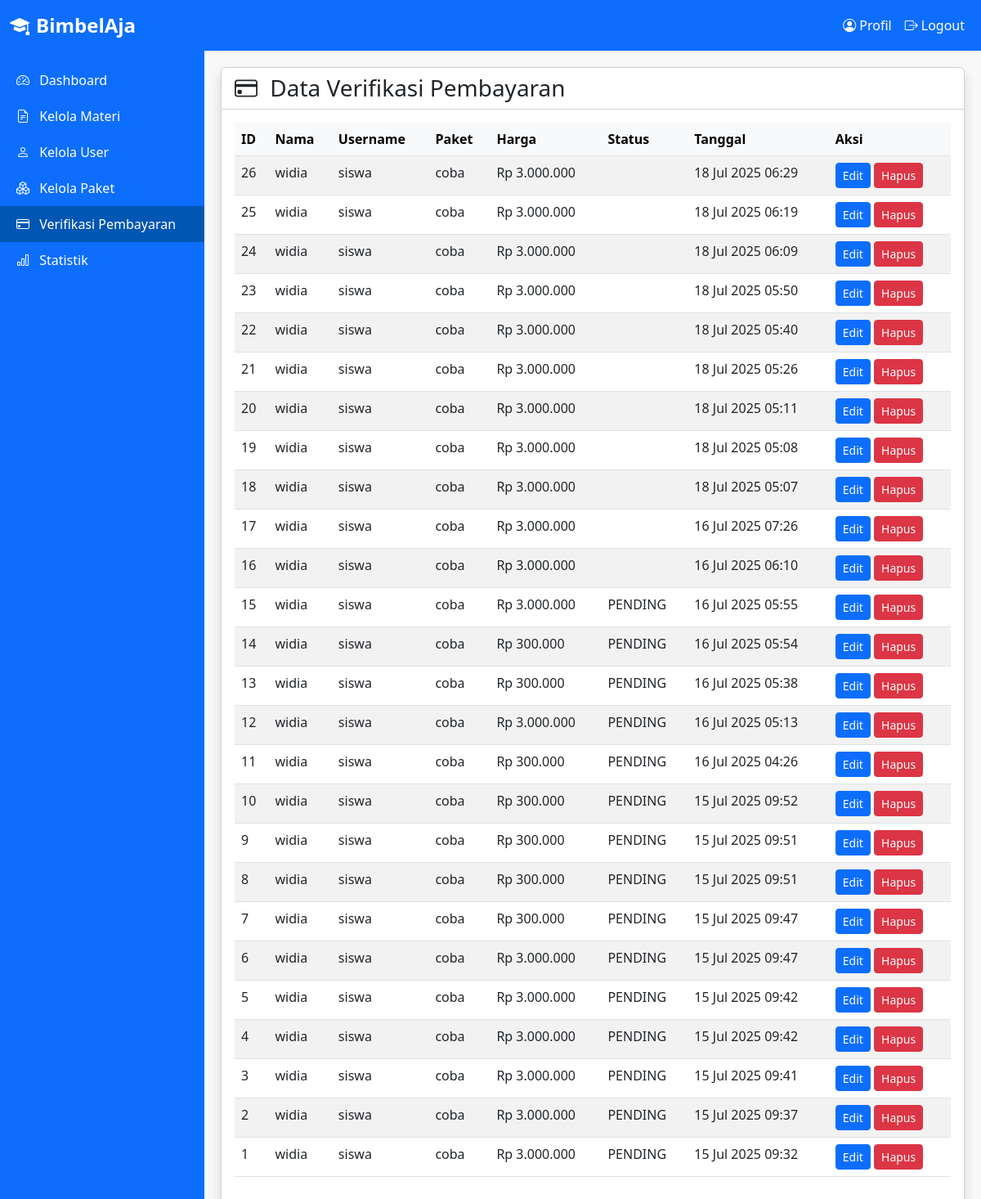
The app's page /admin/verifikasi_pembayaran.php (signed in) with its own data.
### tables this page shows
CREATE TABLE `pembayaran` (
  `id` int(11) NOT NULL,
  `user_id` int(11) DEFAULT NULL,
  `paket` varchar(50) DEFAULT NULL,
  `harga` int(11) DEFAULT NULL,
  `metode` varchar(50) DEFAULT NULL,
  `kode_unik` varchar(50) DEFAULT NULL,
  `status` enum('pending','lunas','ditolak') DEFAULT 'pending',
  `tanggal` datetime DEFAULT current_timestamp(),
  `bukti_transfer` varchar(255) DEFAULT NULL,
  `kode_bayar` varchar(20) DEFAULT NULL
);

CREATE TABLE `users` (
  `id` int(11) NOT NULL,
  `username` varchar(50) NOT NULL,
  `password` varchar(255) NOT NULL,
  `role` enum('admin','tutor','siswa','kasir') DEFAULT NULL,
  `nama` varchar(100) DEFAULT NULL,
  `keahlian` varchar(100) DEFAULT NULL,
  `kelas` varchar(10) DEFAULT NULL,
  `jenjang` varchar(20) DEFAULT NULL
);

### admin/verifikasi_pembayaran.php (the view, shortened to what this page needs)
<?php
include '../config/database.php';
include '../includes/admin_header.php';
$query = "SELECT p.*, u.username, u.nama
          FROM pembayaran p
          JOIN users u ON p.user_id = u.id
          ORDER BY p.tanggal DESC";
$result = $conn->query($query);
?>
<div class="content">
  <div class="card shadow">
    <div class="card-header bg-white">
      <h3 class="card-title mb-0"><i class="bi bi-credit-card me-2"></i> Data Verifikasi Pembayaran</h3>
    </div>
    <div class="card-body">
      <div class="table-responsive">
        <table class="table table-striped table-hover">
          <thead class="table-light">
            <tr>
              <th>ID</th>
              <th>Nama</th>
              <th>Username</th>
              <th>Paket</th>
              <th>Harga</th>
              <th>Status</th>
              <th>Tanggal</th>
              <th>Aksi</th>
            </tr>
          </thead>
          <tbody>
            <?php if ($result && $result->num_rows > 0): ?>
              <?php while ($row = $result->fetch_assoc()): ?>
                <tr>
                  <td><?= $row['id'] ?></td>
                  <td><?= htmlspecialchars($row['nama']) ?></td>
                  <td><?= htmlspecialchars($row['username']) ?></td>
                  <td><?= htmlspecialchars($row['paket']) ?></td>
                  <td>Rp <?= number_format($row['harga'], 0, ',', '.') ?></td>
                  <td class="status-<?= $row['status'] ?>"><?= strtoupper($row['status']) ?></td>
                  <td><?= date('d M Y H:i', strtotime($row['tanggal'])) ?></td>
                  <td>
                    <button class="btn btn-sm btn-primary btn-edit"
                      data-id="<?= $row['id'] ?>"
                      data-nama="<?= htmlspecialchars($row['nama']) ?>"
                      data-username="<?= htmlspecialchars($row['username']) ?>"
                      data-paket="<?= htmlspecialchars($row['paket']) ?>"
                      data-harga="<?= number_format($row['harga'], 0, ',', '.') ?>"
                      data-status="<?= $row['status'] ?>"
                      data-bs-toggle="modal"
                      data-bs-target="#editModal">
                      Edit
                    </button>
                    <a href="?action=delete&id=<?= $row['id'] ?>"
                       onclick="return confirm('Yakin ingin menghapus pembayaran ini?')"
                       class="btn btn-sm btn-danger">Hapus</a>
                  </td>
                </tr>
              <?php endwhile; ?>
            <?php else: ?>
              <tr><td colspan="8" class="text-center">Tidak ada data pembayaran</td></tr>
            <?php endif; ?>
          </tbody>
        </table>
      </div>
    </div>
  </div>
</div>
<?php include '../includes/admin_footer.php'; ?>

### includes/admin_header.php (style rules this page uses)
body { font-family: 'Segoe UI', sans-serif; background-color: #f9f9f9; }
.content { margin-left: 250px; padding: 20px; }

### records on screen
pembayaran: id "26", user.nama "widia", user.username "siswa", paket "coba", harga "3.000.000", tanggal "18 Jul 2025 06:29"
pembayaran: id "25", user.nama "widia", user.username "siswa", paket "coba", harga "3.000.000", tanggal "18 Jul 2025 06:19"
pembayaran: id "24", user.nama "widia", user.username "siswa", paket "coba", harga "3.000.000", tanggal "18 Jul 2025 06:09"
pembayaran: id "23", user.nama "widia", user.username "siswa", paket "coba", harga "3.000.000", tanggal "18 Jul 2025 05:50"
pembayaran: id "22", user.nama "widia", user.username "siswa", paket "coba", harga "3.000.000", tanggal "18 Jul 2025 05:40"
pembayaran: id "21", user.nama "widia", user.username "siswa", paket "coba", harga "3.000.000", tanggal "18 Jul 2025 05:26"
pembayaran: id "20", user.nama "widia", user.username "siswa", paket "coba", harga "3.000.000", tanggal "18 Jul 2025 05:11"
pembayaran: id "19", user.nama "widia", user.username "siswa", paket "coba", harga "3.000.000", tanggal "18 Jul 2025 05:08"
pembayaran: id "18", user.nama "widia", user.username "siswa", paket "coba", harga "3.000.000", tanggal "18 Jul 2025 05:07"
pembayaran: id "17", user.nama "widia", user.username "siswa", paket "coba", harga "3.000.000", tanggal "16 Jul 2025 07:26"
pembayaran: id "16", user.nama "widia", user.username "siswa", paket "coba", harga "3.000.000", tanggal "16 Jul 2025 06:10"
pembayaran: id "15", user.nama "widia", user.username "siswa", paket "coba", harga "3.000.000", status "PENDING", tanggal "16 Jul 2025 05:55"
pembayaran: id "14", user.nama "widia", user.username "siswa", paket "coba", harga "300.000", status "PENDING", tanggal "16 Jul 2025 05:54"
pembayaran: id "13", user.nama "widia", user.username "siswa", paket "coba", harga "300.000", status "PENDING", tanggal "16 Jul 2025 05:38"
pembayaran: id "12", user.nama "widia", user.username "siswa", paket "coba", harga "3.000.000", status "PENDING", tanggal "16 Jul 2025 05:13"
pembayaran: id "11", user.nama "widia", user.username "siswa", paket "coba", harga "300.000", status "PENDING", tanggal "16 Jul 2025 04:26"
pembayaran: id "10", user.nama "widia", user.username "siswa", paket "coba", harga "300.000", status "PENDING", tanggal "15 Jul 2025 09:52"
pembayaran: id "9", user.nama "widia", user.username "siswa", paket "coba", harga "300.000", status "PENDING", tanggal "15 Jul 2025 09:51"
pembayaran: id "8", user.nama "widia", user.username "siswa", paket "coba", harga "300.000", status "PENDING", tanggal "15 Jul 2025 09:51"
pembayaran: id "7", user.nama "widia", user.username "siswa", paket "coba", harga "300.000", status "PENDING", tanggal "15 Jul 2025 09:47"
pembayaran: id "6", user.nama "widia", user.username "siswa", paket "coba", harga "3.000.000", status "PENDING", tanggal "15 Jul 2025 09:47"
pembayaran: id "5", user.nama "widia", user.username "siswa", paket "coba", harga "3.000.000", status "PENDING", tanggal "15 Jul 2025 09:42"
pembayaran: id "4", user.nama "widia", user.username "siswa", paket "coba", harga "3.000.000", status "PENDING", tanggal "15 Jul 2025 09:42"
pembayaran: id "3", user.nama "widia", user.username "siswa", paket "coba", harga "3.000.000", status "PENDING", tanggal "15 Jul 2025 09:41"
pembayaran: id "2", user.nama "widia", user.username "siswa", paket "coba", harga "3.000.000", status "PENDING", tanggal "15 Jul 2025 09:37"
pembayaran: id "1", user.nama "widia", user.username "siswa", paket "coba", harga "3.000.000", status "PENDING", tanggal "15 Jul 2025 09:32"
